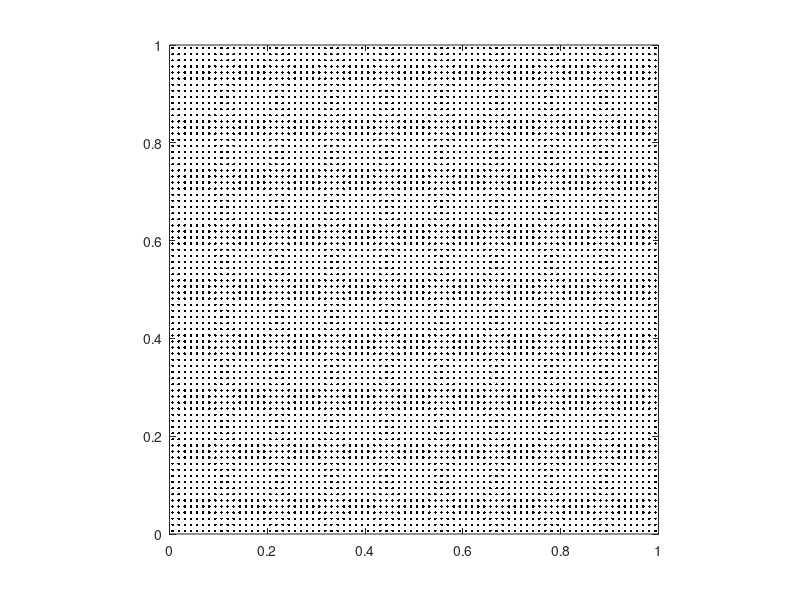

Recreate this plot in MATLAB.
p.rho = 1500;
p.E = 1e6;
p.nu = 0.3;
p.g = -0.8;
% p.Np = 4 * 2.5;
p.Np = 80;
p.N = 81;
p.rhop = 3;
p.tol = 1e-12;
p.T = 2;

% make an NxN computational grid
N = p.N;
Np = p.Np;
x = linspace(0,1,N);
y = linspace(0,1,N);
h = x(2)-x(1);
dt = 0.4*h*sqrt(p.rho/p.E);
T = p.T;
E = p.E;
nu = p.nu;
tol = p.tol;

Nn = N*N;

% set up material points
bar_w = 1.0; Nbx = Np; %
%bar_w = 0.25; Nbx = Np; %
% Nbx = ceil(p.rhop*bar_w/h);
bar_h = 1.0; Nby = (bar_h/bar_w)*Nbx;
%bar_h = 0.25; Nby = (bar_h/bar_w)*Nbx;

bxtmp = linspace(0, bar_w, Nbx+1);
bar_x = (0.5 - bar_w/2) + bxtmp(1:end-1) + bxtmp(2)/2;
% bar_x = 0.0 + bxtmp(1:end-1) + bxtmp(2)/2;
bytmp = linspace(0, bar_h, Nby+1);
bar_y = 0.0 + bytmp(1:end-1) + bytmp(2)/2;

% initialize position
Np = Nbx*Nby;
%xjitter = normrnd(0, 0.001, Nbx, Nby);
%yjitter = normrnd(0, 0.001, Nbx, Nby);
xjitter = zeros(Nby, Nbx);
yjitter = zeros(Nby, Nbx);
[xp, yp] = meshgrid(bar_x, bar_y);
xp = xp + xjitter;
yp = yp + yjitter;
%r = 0.1;
%rs = linspace(0, r,Nbx);
%ts = linspace(0, 2*pi, Nby+1);
%ts(end) = [];
%xp = 0.5 + rs'*cos(ts);
%yp = 0.5 + rs'*sin(ts);
%[X, Y] = meshgrid(x, y);

% initialize volume
vp = (bar_w/Nbx)*(bar_h/Nby)*ones(size(xp));
% vp = (pi*r^2/Np)*ones(size(xp));

% initialize mass
mp = p.rho*vp;

% initialize velocity
xp_t = 0*ones(size(xp));
yp_t = -0.0*ones(size(yp));

% initialize stress
sxxp = -900*ones(size(xp));
%sxyp = 0*ones(size(yp));
sxyp = p.rho * p.g * (xp - (bar_w / 2));
syyp = -900*ones(size(yp));

% initialize strain
exxp = zeros(size(xp));
exyp = zeros(size(yp));
eyyp = zeros(size(yp));

% initialize body forces
bxp = zeros(size(xp));
byp = p.g*ones(size(yp));

% plot material points
plot(xp, yp, '.k'); axis equal;
xlim([min(x), max(x)]);
ylim([min(y), max(y)]);

% dump starting config to text file
fp = fopen('generated_particles.txt', 'w');
fprintf(fp, '%d\n', numel(mp));
for i=1:numel(mp)
    fprintf(fp, '%f %f %f %f %f %f %f %f %f\n', mp(i), vp(i),
        xp(i), yp(i), xp_t(i), yp_t(i),
        sxxp(i), sxyp(i), syyp(i));
end
fclose(fp);

% grid file
fp = fopen('generated_grid.txt', 'w');
fprintf(fp, '%d\n', N);
fprintf(fp, '1\n');
fclose(fp);
